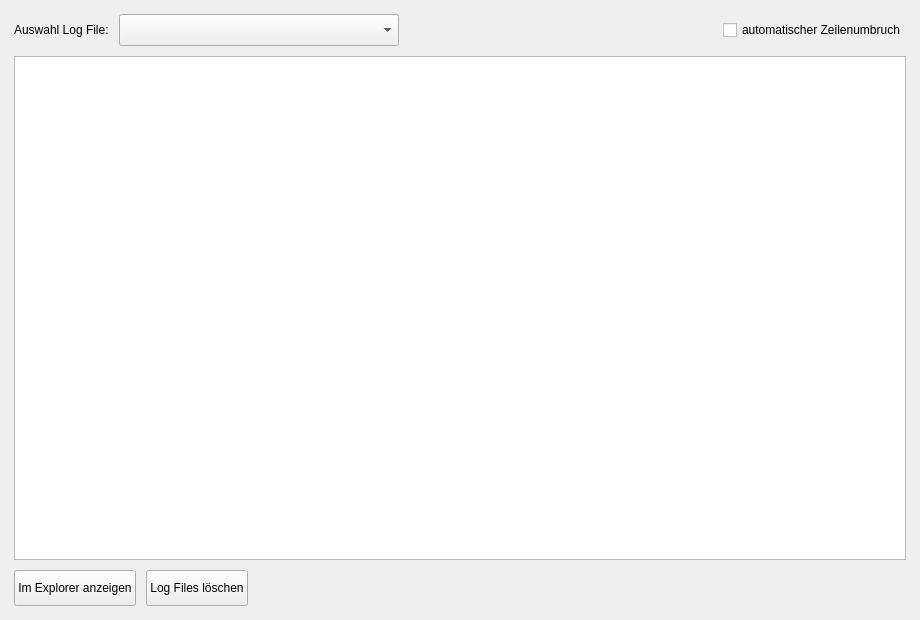
<?xml version="1.0" encoding="UTF-8"?>
<ui version="4.0">
 <class>Window_Starfield_Log_Files</class>
 <widget class="QWidget" name="Window_Starfield_Log_Files">
  <property name="geometry">
   <rect>
    <x>0</x>
    <y>0</y>
    <width>920</width>
    <height>620</height>
   </rect>
  </property>
  <property name="windowTitle">
   <string>Starfield LOH Log Files</string>
  </property>
  <layout class="QVBoxLayout" name="main_layout">
   <property name="spacing">
    <number>10</number>
   </property>
   <property name="leftMargin">
    <number>14</number>
   </property>
   <property name="topMargin">
    <number>14</number>
   </property>
   <property name="rightMargin">
    <number>14</number>
   </property>
   <property name="bottomMargin">
    <number>14</number>
   </property>
   <item>
    <layout class="QHBoxLayout" name="top_layout">
     <property name="spacing">
      <number>10</number>
     </property>
     <item>
      <widget class="QLabel" name="lbl_select_log">
       <property name="text">
        <string>Auswahl Log File:</string>
       </property>
      </widget>
     </item>
     <item>
      <widget class="QComboBox" name="combo_log_files">
       <property name="minimumSize">
        <size>
         <width>280</width>
         <height>32</height>
        </size>
       </property>
       <property name="maximumSize">
        <size>
         <width>280</width>
         <height>32</height>
        </size>
       </property>
      </widget>
     </item>
     <item>
      <spacer name="top_spacer">
       <property name="orientation">
        <enum>Qt::Orientation::Horizontal</enum>
       </property>
       <property name="sizeHint" stdset="0">
        <size>
         <width>40</width>
         <height>20</height>
        </size>
       </property>
      </spacer>
     </item>
     <item>
      <widget class="QCheckBox" name="chk_word_wrap">
       <property name="text">
        <string>automatischer Zeilenumbruch</string>
       </property>
      </widget>
     </item>
    </layout>
   </item>
   <item>
    <widget class="QPlainTextEdit" name="txt_log_content">
     <property name="readOnly">
      <bool>true</bool>
     </property>
     <property name="lineWrapMode">
      <enum>QPlainTextEdit::LineWrapMode::NoWrap</enum>
     </property>
    </widget>
   </item>
   <item>
    <layout class="QHBoxLayout" name="bottom_layout">
     <property name="spacing">
      <number>10</number>
     </property>
     <item>
      <widget class="QPushButton" name="btn_open_explorer">
       <property name="minimumSize">
        <size>
         <width>0</width>
         <height>36</height>
        </size>
       </property>
       <property name="text">
        <string>Im Explorer anzeigen</string>
       </property>
       <property name="cursor">
        <cursorShape>PointingHandCursor</cursorShape>
       </property>
      </widget>
     </item>
     <item>
      <widget class="QPushButton" name="btn_delete_logs">
       <property name="minimumSize">
        <size>
         <width>0</width>
         <height>36</height>
        </size>
       </property>
       <property name="text">
        <string>Log Files löschen</string>
       </property>
       <property name="cursor">
        <cursorShape>PointingHandCursor</cursorShape>
       </property>
      </widget>
     </item>
     <item>
      <spacer name="bottom_spacer">
       <property name="orientation">
        <enum>Qt::Orientation::Horizontal</enum>
       </property>
       <property name="sizeHint" stdset="0">
        <size>
         <width>40</width>
         <height>20</height>
        </size>
       </property>
      </spacer>
     </item>
    </layout>
   </item>
  </layout>
 </widget>
 <resources/>
 <connections/>
</ui>
